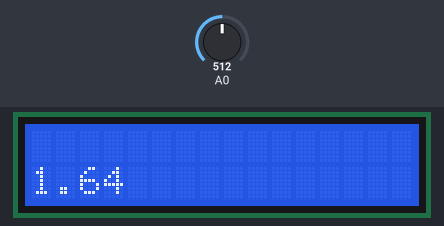
A sketch run on a simulated Arduino Uno, built with avr-gcc and run on an emulated ATmega328P. Shown: 16×2 character LCD. Inputs (shaded band) come from the test bench; at power-on: A0 = 512.

Above: at 1.2 s.
1.3 s: A0 set to 403
At 2.5 s:
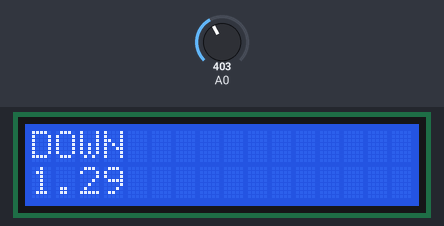
2.8 s: A0 set to 199
At 3.9 s:
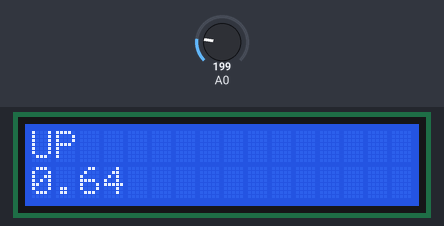
4.3 s: A0 set to 10
At 5.1 s:
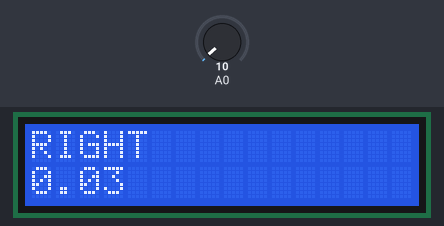
5.8 s: A0 set to 638
At 6.2 s:
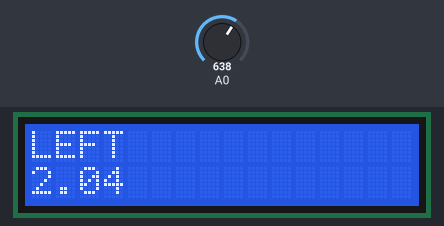
7.3 s: A0 set to 841
At 8.4 s:
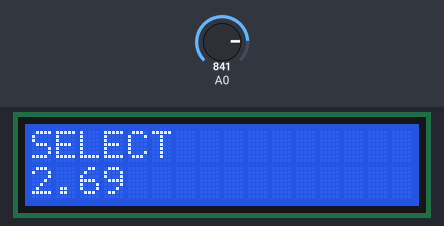
Timing chart, 0 to 9.8 s (numbered marks = the images above; inputs shaded):
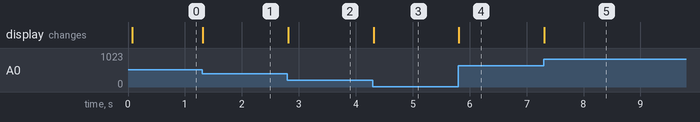

Measured:
- after the input at 1.3 s, the display: changes at once (image 1)
- after the input at 2.8 s, the display: changes at once (image 2)
- after the input at 4.3 s, the display: changes at once (image 3)
- after the input at 5.8 s, the display: first changes at once (image 4 shows a later state)
- after the input at 7.3 s, the display: first changes at once (image 5 shows a later state)

The sketch:

sketch_apr21a.ino
```cpp
#include <MsTimer2.h>
#include <LiquidCrystal.h>

LiquidCrystal lcd( 8, 9, 4, 5, 6, 7);
volatile int data,data_avr;
static volatile int data1[3];

void timer1(void);

void setup() {
  // put your setup code here, to run once:
  lcd.begin(16, 2);

  MsTimer2::set(1, timer1);
  MsTimer2::start();
}

void loop() {
  // put your main code here, to run repeatedly:
  lcd.setCursor(0, 0);

  if ((1023 * 0.9f) < data && data < (1023 * 1.1f)) {

  } else if ((831 * 0.9f) < data && data < (831 * 1.1f)) {
    lcd.print("SELECT");
  } else if ((628 * 0.9f) < data && data < (628 * 1.1f)) {
    lcd.print("LEFT");
  } else if ((413 * 0.9f) < data && data < (413 * 1.1f)) {
    lcd.print("DOWN");
  } else if ((209 * 0.9f) < data && data < (209 * 1.1f)) {
    lcd.print("UP");
  } else if (data < 20) {
    lcd.print("RIGHT");
  }
    lcd.print("                ");

  lcd.setCursor(0, 1);

  lcd.print(data * 0.0032f);
  lcd.print("                ");
}

void timer1(void) {
  data = data_avr;
  data_avr = (data1[2] + data1[1] + data1[0]) / 3;
  data1[2] = data1[1];
  data1[1] = data1[0];
  data1[0] = analogRead(A0);
}
```
